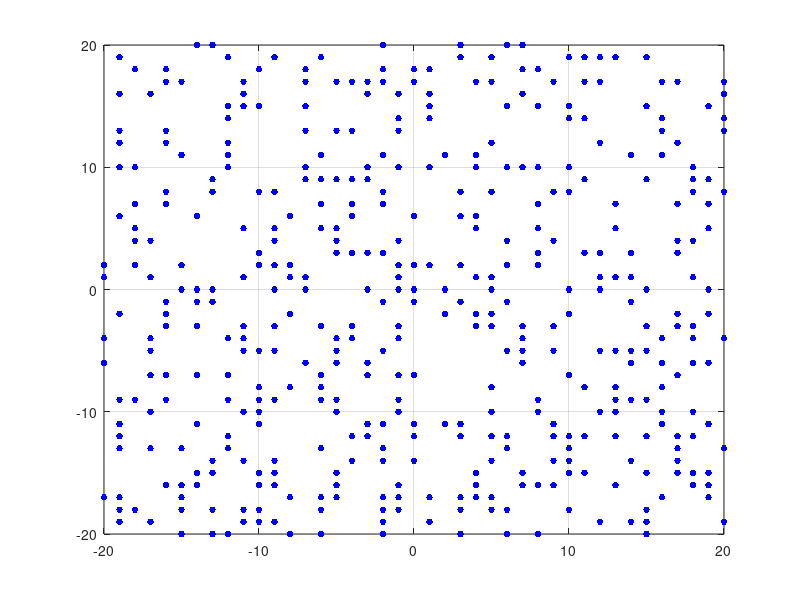

This figure's MATLAB source:
clc, clear
close all
disp('paper are red');
disp('rock are blue');
disp('scissors are green');

MARKER_SIZE = 15;
RANGE_LENGTH = 50;
PAPER_AMOUNT = 500;
ROCK_AMOUNT = 500;
SCISSORS_AMOUNT = 500;
BOUNDS_MIN_VALUE = -20;
BOUNDS_MAX_VALUE = 20;

% rock_img = imread('D:\Users\Mitja\Downloads\rock.jpg');
% rock_img = imresize(rock_img, 0.0005);
% rock_img = flipud(rock_img);
% paper_img = imread('D:\Users\Mitja\Downloads\paper1.png');
% % paper_img = imresize(paper_img, [32 NaN]);
% paper_img = flipud(paper_img);
% scissors_img = imread('D:\Users\Mitja\Downloads\scissors.png');
% scissors_img = imresize(scissors_img, 0.0005);
% scissors_img = flipud(scissors_img);

paper=[];
rock=[];
scissors=[];
for i = 1:PAPER_AMOUNT
    paper = [paper randi([BOUNDS_MIN_VALUE BOUNDS_MAX_VALUE], 2, 1)];
end
for i = 1:ROCK_AMOUNT
    rock = [rock randi([BOUNDS_MIN_VALUE BOUNDS_MAX_VALUE], 2, 1)];
end
for i = 1:SCISSORS_AMOUNT
    scissors = [scissors randi([BOUNDS_MIN_VALUE BOUNDS_MAX_VALUE], 2, 1)];
end
% paper = randi([BOUNDS_MIN_VALUE BOUNDS_MAX_VALUE], 2, PAPER_AMOUNT);
% rock = randi([BOUNDS_MIN_VALUE BOUNDS_MAX_VALUE], 2, ROCK_AMOUNT);
% scissors = randi([BOUNDS_MIN_VALUE BOUNDS_MAX_VALUE], 2, SCISSORS_AMOUNT);

figure
plot(paper(1, :), paper(2, :), 'r.', 'MarkerSize', MARKER_SIZE)
hold on
plot(rock(1, :), rock(2, :), 'b.', 'MarkerSize', MARKER_SIZE)
hold on
plot(scissors(1, :), scissors(2, :), 'g.', 'MarkerSize', MARKER_SIZE)

% for i = 1:PAPER_AMOUNT
%     h = image(paper(1, i), paper(2, i), paper_img);            
% end
% for i = 1:ROCK_AMOUNT
%     h = image(rock(1, i), rock(2, i), rock_img);            
% end
% for i = 1:SCISSORS_AMOUNT
%     h = image(scissors(1, i), scissors(2, i), scissors_img);            
% end

grid on
current_paper_amount = PAPER_AMOUNT;
current_rock_amount = ROCK_AMOUNT;
current_scissors_amount = SCISSORS_AMOUNT;

isGameEnded = false;
pause(3)
while(~isGameEnded)

    if (current_paper_amount < 1 && current_scissors_amount < 1) || (current_paper_amount < 1 && current_rock_amount < 1) || (current_scissors_amount < 1 && current_rock_amount < 1)
        isGameEnded = true;
    end
    
    for i = 1:current_paper_amount
        tempDiff = randi([-1 1], 2, 1);
        paper(:, i) = paper(:, i) + tempDiff;
        if (paper(1, i) < BOUNDS_MIN_VALUE) || (paper(1, i) > BOUNDS_MAX_VALUE)
            paper(1, i) = paper(1, i) - 2 * tempDiff(1, 1);
        elseif (paper(2, i) < BOUNDS_MIN_VALUE) || (paper(2, i) > BOUNDS_MAX_VALUE)
            paper(2, i) = paper(2, i) - 2 * tempDiff(2, 1);
        end
    end
    for i = 1:current_scissors_amount
        tempDiff = randi([-1 1], 2, 1);
        scissors(:, i) = scissors(:, i) + tempDiff;
        if (scissors(1, i) < BOUNDS_MIN_VALUE) || (scissors(1, i) > BOUNDS_MAX_VALUE)
            scissors(1, i) = scissors(1, i) - 2 * tempDiff(1, 1);
        elseif (scissors(2, i) < BOUNDS_MIN_VALUE) || (scissors(2, i) > BOUNDS_MAX_VALUE)
            scissors(2, i) = scissors(2, i) - 2 * tempDiff(2, 1);
        end
    end
    for i = 1:current_rock_amount
        tempDiff = randi([-1 1], 2, 1);
        rock(:, i) = rock(:, i) + tempDiff;
        if (rock(1, i) < BOUNDS_MIN_VALUE) || (rock(1, i) > BOUNDS_MAX_VALUE)
            rock(1, i) = rock(1, i) - 2 * tempDiff(1, 1);
        elseif (rock(2, i) < BOUNDS_MIN_VALUE) || (rock(2, i) > BOUNDS_MAX_VALUE)
            rock(2, i) = rock(2, i) - 2 * tempDiff(2, 1);
        end
    end
    
    clf;
    plot(paper(1, :), paper(2, :), 'r.', 'MarkerSize', MARKER_SIZE)
    hold on
    plot(rock(1, :), rock(2, :), 'b.', 'MarkerSize', MARKER_SIZE)
    hold on
    plot(scissors(1, :), scissors(2, :), 'g.', 'MarkerSize', MARKER_SIZE)
    grid on
%     for i = 1:current_paper_amount
%         h = image(paper(1, i), paper(2, i), paper_img);            
%     end
%     for i = 1:current_rock_amount
%         h = image(rock(1, i), rock(2, i), rock_img);            
%     end
%     for i = 1:current_scissors_amount
%         h = image(scissors(1, i), scissors(2, i), scissors_img);            
%     end
%     pause(0.5)
    
    tempIndexes =[];
    for i = 1:current_paper_amount
        if ismember(paper(:, i), scissors)
            tempIndexes = [tempIndexes i];
        end
    end
    tempIndexes = sort(tempIndexes, 'descend');
    for i = 1:length(tempIndexes)
        paper(:, tempIndexes(i)) = [];
    end
    current_paper_amount = current_paper_amount - length(tempIndexes);
    
    tempIndexes =[];
    for i = 1:current_scissors_amount
        if ismember(scissors(:, i), rock)
            tempIndexes = [tempIndexes i];
        end
    end
    tempIndexes = sort(tempIndexes, 'descend');
    for i = 1:length(tempIndexes)
        scissors(:, tempIndexes(i)) = [];
    end
    current_scissors_amount = current_scissors_amount - length(tempIndexes);
    
    tempIndexes =[];
    for i = 1:current_rock_amount
        if ismember(rock(:, i), paper)
            tempIndexes = [tempIndexes i];
        end
    end
    tempIndexes = sort(tempIndexes, 'descend');
    for i = 1:length(tempIndexes)
        rock(:, tempIndexes(i)) = [];
    end
    current_rock_amount = current_rock_amount - length(tempIndexes);

end


if ~isempty(rock) > 0
    disp('ROCK IS A WINNER');
    [n, m] = size(rock);
    disp(m);
elseif ~isempty(paper)
    disp('PAPER IS A WINNER');
    [n, m] = size(paper);
    disp(m);
else
    disp('SCISSORS IS A WINNER'); 
    [n, m] = size(scissors);
    disp(m);
end